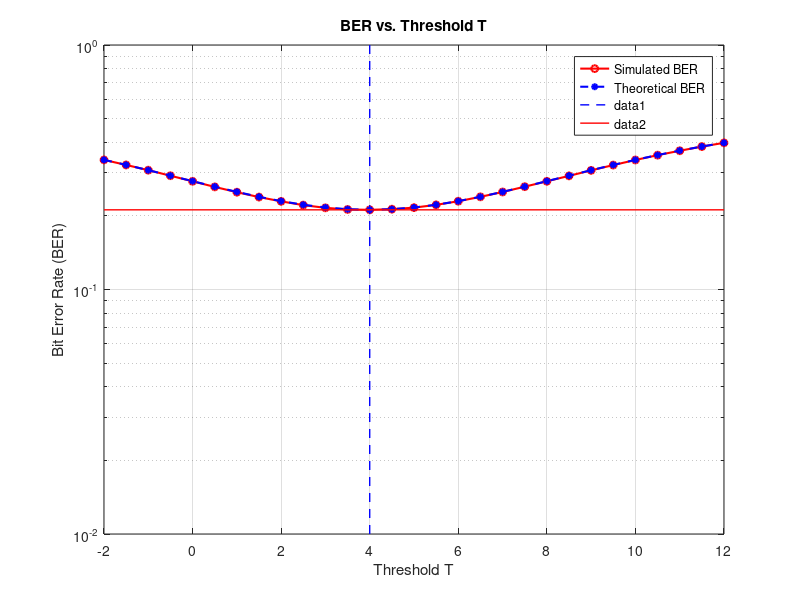

The MATLAB script that drew this image:
clc;
clear all;

N = 1e6; 
q = 0.5;
A = 8; 
nvar = 25; 

info_bits = double(rand(1,N) > (1-q));

noise_samples = sqrt(nvar)*randn(1,N);
x = A*info_bits + noise_samples;

T_range = -2:0.5:12;
BER_sim = zeros(size(T_range));
BER_theo = zeros(size(T_range));

for i = 1:length(T_range)
    T = T_range(i);
    rec_bits = double(x > T);
    BER_sim(i) = sum(xor(info_bits, rec_bits)) / N;
    BER_theo(i) = qfunc(T/sqrt(nvar))*(1-q) + qfunc((A-T)/sqrt(nvar))*q;
end

% Find the optimal threshold that minimizes BER
[~, idx_optimal] = min(BER_sim);
T_optimal = T_range(idx_optimal);

% Plot BER vs. threshold T
figure;
semilogy(T_range, BER_sim, 'ro-', 'LineWidth', 1.5, 'MarkerSize', 5); 
hold on;
semilogy(T_range, BER_theo, 'b*--', 'LineWidth', 1.5, 'MarkerSize', 5); 
xlabel('Threshold T');
ylabel('Bit Error Rate (BER)');
legend('Simulated BER', 'Theoretical BER');
grid on;
title('BER vs. Threshold T');
ylim([10^-2, 10^0]); 

%optimal threshold
line([T_optimal, T_optimal], [10^-2, 10^0], 'Color', 'b', 'LineStyle', '--', 'LineWidth', 1);

%minimum BER
min_BER = min(BER_sim);
line([min(T_range), max(T_range)], [min_BER, min_BER], 'Color', 'r', 'LineStyle', '-', 'LineWidth', 1);
